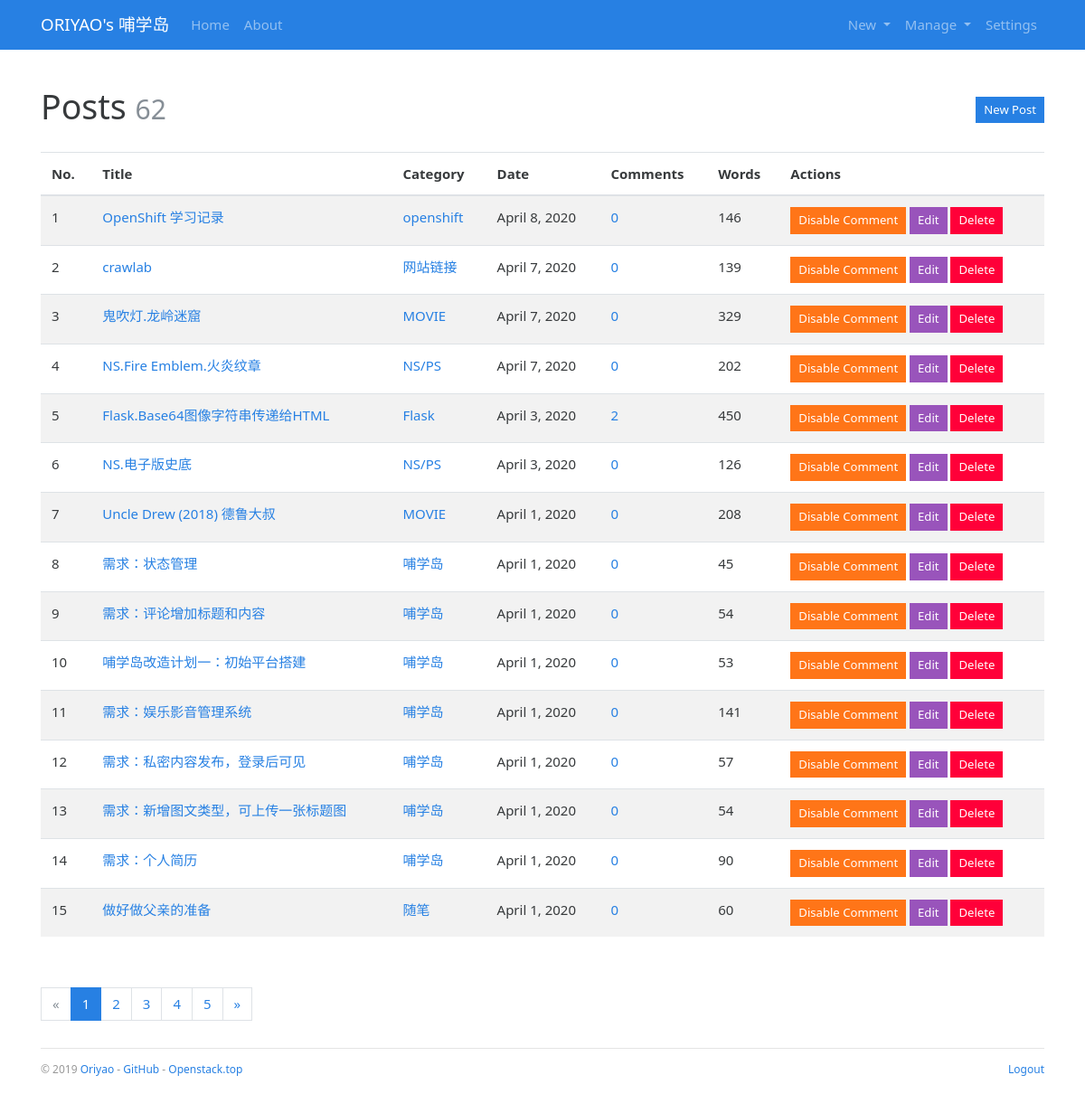
Before: /admin/post/manage (signed in) with the older database file.
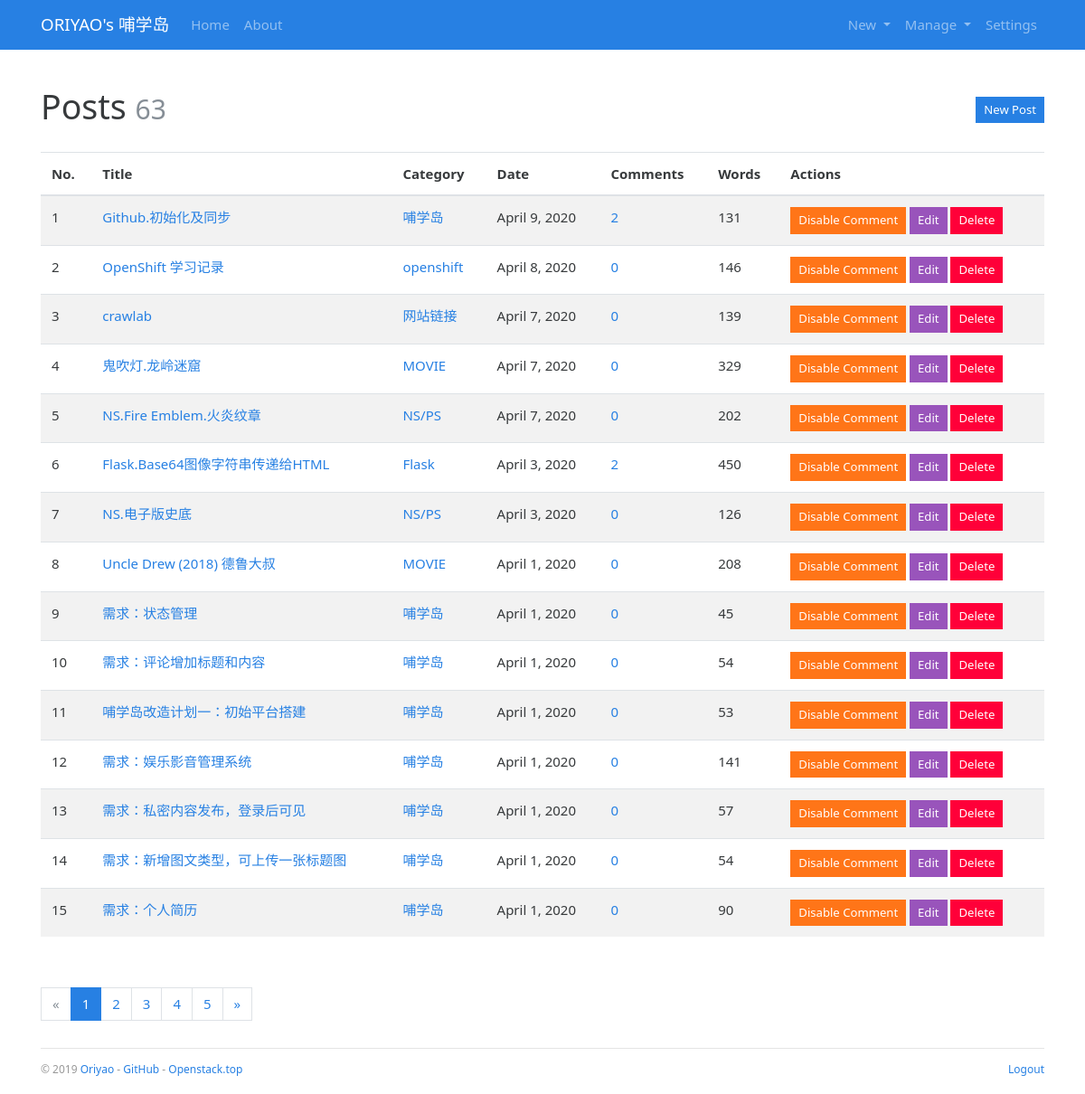
After: the same page with the newer database file.
### bluelog/models.py (models this page shows, shortened)
class Admin(db.Model, UserMixin):
    id = db.Column(db.Integer, primary_key=True)
    username = db.Column(db.String(20))
    password_hash = db.Column(db.String(128))
    blog_title = db.Column(db.String(60))
    blog_sub_title = db.Column(db.String(100))
    name = db.Column(db.String(30))
    about = db.Column(db.Text)

class Post(db.Model):
    id = db.Column(db.Integer, primary_key=True)
    title = db.Column(db.String(60))
    body = db.Column(db.Text)
    timestamp = db.Column(db.DateTime, default=datetime.utcnow, index=True)
    can_comment = db.Column(db.Boolean, default=True)
    category_id = db.Column(db.Integer, db.ForeignKey('category.id'))
    category = db.relationship('Category', back_populates='posts')
    comments = db.relationship('Comment', back_populates='post', cascade='all, delete-orphan')

class Category(db.Model):
    id = db.Column(db.Integer, primary_key=True)
    name = db.Column(db.String(30), unique=True)
    posts = db.relationship('Post', back_populates='category')

### bluelog/blueprints/admin.py (the view)
@admin_bp.route('/post/manage')
@login_required
def manage_post():
    page = request.args.get('page', 1, type=int)
    pagination = Post.query.order_by(Post.timestamp.desc()).paginate(
        page, per_page=current_app.config['BLUELOG_MANAGE_POST_PER_PAGE'])
    posts = pagination.items
    return render_template('admin/manage_post.html', page=page, pagination=pagination, posts=posts)

### bluelog/__init__.py (called while the page is built)
def register_template_context(app):
    @app.context_processor
    def make_template_context():
        admin = Admin.query.first()
        categories = Category.query.order_by(Category.name).all()
        links = Link.query.order_by(Link.name).all()
        if current_user.is_authenticated:
            unread_comments = Comment.query.filter_by(reviewed=False).count()
        else:
            unread_comments = None
        return dict(
            admin=admin, categories=categories,
            links=links, unread_comments=unread_comments)

def register_request_handlers(app):
    @app.after_request
    def query_profiler(response):
        for q in get_debug_queries():
            if q.duration >= app.config['BLUELOG_SLOW_QUERY_THRESHOLD']:
                app.logger.warning(
                    'Slow query: Duration: %fs\n Context: %s\nQuery: %s\n '
                    % (q.duration, q.context, q.statement)
                )
        return response

### bluelog/extensions.py (called while the page is built)
@login_manager.user_loader
def load_user(user_id):
    from bluelog.models import Admin
    user = Admin.query.get(int(user_id))
    return user

### bluelog/templates/admin/manage_post.html (shortened to what this page needs)
{% extends 'base.html' %}
{% from 'bootstrap/pagination.html' import render_pagination %}
{% block content %}
<div class="page-header">
    <h1>Posts
        <small class="text-muted">{{ pagination.total }}</small>
        <span class="float-right"><a class="btn btn-primary btn-sm"
                                     href="{{ url_for('.new_post') }}">New Post</a></span>
    </h1>
</div>
{% if posts %}
<table class="table table-striped">
    <thead>
    <tr>
        <th>No.</th>
        <th>Title</th>
        <th>Category</th>
        <th>Date</th>
        <th>Comments</th>
        <th>Words</th>
        <th>Actions</th>
    </tr>
    </thead>
    {% for post in posts %}
    <tr>
        <td>{{ loop.index + ((page - 1) * config.BLUELOG_MANAGE_POST_PER_PAGE) }}</td>
        <td><a href="{{ url_for('blog.show_post', post_id=post.id) }}">{{ post.title }}</a></td>
        <td><a href="{{ url_for('blog.show_category', category_id=post.category.id) }}">{{ post.category.name }}</a>
        </td>
        <td>{{ moment(post.timestamp).format('LL') }}</td>
        <td><a href="{{ url_for('blog.show_post', post_id=post.id) }}#comments">{{ post.comments|length }}</a></td>
        <td>{{ post.body|striptags|length }}</td>
        <td>
            <form class="inline" method="post"
                  action="{{ url_for('.set_comment', post_id=post.id, next=request.full_path) }}">
                <button type="submit" class="btn btn-warning btn-sm">
                    {% if post.can_comment %}Disable{% else %}Enable{% endif %} Comment
                </button>
            </form>
            <a class="btn btn-info btn-sm" href="{{ url_for('.edit_post', post_id=post.id) }}">Edit</a>
            <form class="inline" method="post"
                  action="{{ url_for('.delete_post', post_id=post.id, next=request.full_path) }}">
                <button type="submit" class="btn btn-danger btn-sm" onclick="return confirm('Are you sure?');">Delete
                </button>
            </form>
        </td>
    </tr>
    {% endfor %}
</table>
<div class="page-footer">{{ render_pagination(pagination) }}</div>
{% else %}
<div class="tip"><h5>No posts.</h5></div>
{% endif %}
{% endblock %}

### bluelog/templates/base.html (shortened to what this page needs)
{% from 'bootstrap/nav.html' import render_nav_item %}
<!DOCTYPE html>
<html lang="en">
<head>
    {% block head %}
        <link rel="stylesheet"
              href="{{ url_for('static', filename='css/%s.min.css' % request.cookies.get('theme', 'perfect_blue')) }}"
              type="text/css">
        <link rel="stylesheet" href="{{ url_for('static', filename='css/style.css') }}" type="text/css">
    {% endblock head %}
</head>
<body>
{% block nav %}
    <nav class="navbar navbar-expand-lg navbar-dark bg-primary">
        <div class="container">
            <a class="navbar-brand" href="{{ url_for('blog.index') }}">{{ admin.blog_title }}</a>
            <div class="collapse navbar-collapse" id="navbarColor01">
                <ul class="navbar-nav mr-auto">
                    {{ render_nav_item('blog.index', 'Home') }}
                    {{ render_nav_item('blog.about', 'About') }}
                </ul>
                <ul class="nav navbar-nav navbar-right">
                    {% if current_user.is_authenticated %}
                        <li class="nav-item dropdown">
                            <a href="#" class="nav-link dropdown-toggle" data-toggle="dropdown" role="button"
                               aria-haspopup="true"
                               aria-expanded="false">
                                New
                            </a>
                        </li>
                        <li class="nav-item dropdown">
                            <a href="#" class="nav-link dropdown-toggle" data-toggle="dropdown" role="button"
                               aria-haspopup="true"
                               aria-expanded="false">
                                Manage
                            </a>
                        </li>
                        {{ render_nav_item('admin.settings', 'Settings') }}
                    {% endif %}
                </ul>
            </div>
        </div>
    </nav>
{% endblock nav %}
<main class="container">
    {% block content %}{% endblock content %}
    {% block footer %}
        <footer>
            <p class="float-left">
                <small> &copy; 2019 <a href="http://oriyao.com/" title="Written by oriyao">Oriyao</a> -
                    <a href="https://github.com/oriyao" title="Fork me on GitHub">GitHub</a> -
                    <a href="http://openstack.top/" title="A pkm project">Openstack.top</a>
                </small>
            </p>
            <p class="float-right">
                <small>
                    {% if current_user.is_authenticated %}
                        <a href="{{ url_for('auth.logout', next=request.full_path) }}">Logout</a>
                    {% else %}
                        <a href="{{ url_for('auth.login', next=request.full_path) }}">Login</a>
                    {% endif %}
                </small>
            </p>
        </footer>
    {% endblock footer %}
</main>
</body>
</html>

### bluelog/static/css/style.css (style rules this page uses)
nav { margin-bottom: 20px; }
.inline { display: inline; }
.page-header { padding-top: 20px; padding-bottom: 20px; }
footer { margin-top: 30px; padding: 10px 0 40px; color: #999; border-top: 1px solid #e5e5e5; }
.page-footer { padding-top: 40px; }

Changed rows visible on the page:
no longer on this page (row unchanged): Post: title "做好做父亲的准备", category.name "随笔", timestamp "April 1, 2020", comments|length "0", body|length "60", can_comment "Disable"
added Post: title "Github.初始化及同步", category.name "哺学岛", timestamp "April 9, 2020", comments|length "2", body|length "131", can_comment "Disable"
Other visible differences:
{{ pagination.total }}: "62" → "63"
